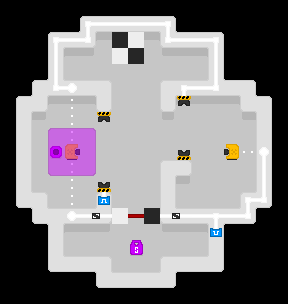

Rendered tile map (Tiled .tmx) drawn with the repository's tilesets; below, a short description and the full map source, tile grids included:
An orthogonal 18x19 tile map with 16x16 px tiles, 4 tile layers (layer1, layer2, objects, layer5), 1 hidden layer not drawn.

<map version="1.5" tiledversion="1.7.2" orientation="orthogonal" renderorder="right-down" width="18" height="19" tilewidth="16" tileheight="16" infinite="0" nextlayerid="6" nextobjectid="1">
 <tileset firstgid="1" source="../../porthole-tileset.tsx" />
 <layer id="1" name="layer1" width="18" height="19">
  <data encoding="csv">
1,1,1,1,1,1,1,1,1,1,1,1,1,1,1,1,1,1,
1,1,1,1,1,33,33,33,33,33,33,1,1,1,1,1,1,1,
1,1,1,33,33,33,2,2,2,2,33,33,33,33,1,1,1,1,
1,1,1,33,2,2,2,2,2,2,2,2,2,33,1,1,1,1,
1,1,1,33,2,2,2,2,2,2,2,2,2,33,1,1,1,1,
1,1,33,33,33,33,33,2,2,2,33,33,33,33,33,33,1,1,
1,33,33,2,2,2,33,2,2,2,33,2,2,2,2,33,33,1,
1,33,2,2,2,2,2,2,2,2,2,2,2,2,2,2,33,1,
1,33,2,2,2,2,2,2,2,2,2,2,2,2,2,2,33,1,
1,33,2,2,2,2,2,2,2,2,2,2,2,2,2,2,33,1,
1,33,2,2,2,2,2,2,2,2,33,33,2,2,2,2,33,1,
1,33,2,2,2,2,2,2,2,2,33,2,2,2,2,2,33,1,
1,33,33,2,2,2,33,2,2,2,33,2,2,2,2,33,33,1,
1,1,33,33,33,33,33,2,2,2,33,33,33,33,33,33,1,1,
1,1,1,33,2,2,2,2,2,2,2,2,2,33,1,1,1,1,
1,1,1,33,2,2,2,2,2,2,2,2,2,33,1,1,1,1,
1,1,1,33,33,33,33,2,2,2,33,33,33,33,1,1,1,1,
1,1,1,1,1,1,33,33,33,33,33,1,1,1,1,1,1,1,
1,1,1,1,1,1,1,1,1,1,1,1,1,1,1,1,1,1
</data>
 </layer>
 <layer id="4" name="layer2" width="18" height="19">
  <data encoding="csv">
0,0,0,0,0,0,0,0,0,0,0,0,0,0,0,0,0,0,
0,0,0,0,11,37,66,66,66,66,38,12,0,0,0,0,0,0,
0,0,0,37,66,40,97,47,48,99,39,66,66,38,0,0,0,0,
0,0,0,34,97,101,0,77,78,0,100,98,99,34,0,0,0,0,
0,0,11,34,72,0,0,0,0,0,0,0,71,34,12,0,0,0,
0,11,37,135,66,66,8,0,0,0,7,66,66,135,66,38,12,0,
0,37,40,97,109,99,36,0,0,0,36,97,98,98,99,39,38,0,
0,34,133,0,108,0,102,0,0,0,102,0,0,0,0,132,34,0,
0,34,0,0,108,0,0,0,0,0,0,0,0,0,0,0,34,0,
0,34,0,0,0,0,0,0,0,0,0,0,0,0,0,140,34,0,
0,34,0,0,108,0,0,0,0,0,7,68,0,0,0,0,34,0,
0,34,72,0,108,0,0,0,0,0,34,133,0,0,0,71,34,0,
0,69,8,72,108,71,35,0,0,0,34,72,0,0,71,7,70,0,
0,43,69,137,66,66,40,0,0,0,39,66,66,137,66,70,44,0,
0,0,43,34,97,98,101,0,0,0,100,98,99,34,44,0,0,0,
0,0,0,34,72,0,0,0,0,0,0,0,71,34,0,0,0,0,
0,0,0,69,66,66,8,72,0,71,7,66,66,70,0,0,0,0,
0,0,0,0,0,43,69,66,66,66,70,44,0,0,0,0,0,0,
0,0,0,0,0,0,0,0,0,0,0,0,0,0,0,0,0,0
</data>
 </layer>
 <layer id="2" name="objects" width="18" height="19">
  <data encoding="csv">
0,0,0,0,0,0,0,0,0,0,0,0,0,0,0,0,0,0,
0,0,0,0,0,196,165,165,165,165,198,0,0,0,0,0,0,0,
0,0,0,196,165,262,0,0,0,0,260,165,165,198,0,0,0,0,
0,0,0,166,0,0,0,0,0,0,0,0,0,166,0,0,0,0,
0,0,0,166,0,0,0,0,0,0,0,0,0,166,0,0,0,0,
0,0,0,260,199,0,0,0,0,0,0,196,165,262,0,0,0,0,
0,0,0,0,0,0,0,0,0,0,0,293,0,0,0,0,0,0,
0,0,0,0,0,0,293,0,0,0,0,0,0,0,0,0,0,0,
0,0,0,0,0,0,0,0,0,0,0,0,0,0,0,0,0,0,
0,0,0,393,257,0,0,0,0,0,0,325,0,0,290,0,263,0,
0,0,0,0,0,0,0,0,0,0,0,0,0,0,0,0,166,0,
0,0,0,0,0,0,325,0,0,0,0,0,0,0,0,0,166,0,
0,0,0,0,0,0,487,0,0,0,0,0,0,0,0,196,262,0,
0,0,0,0,231,266,267,385,323,386,266,267,165,197,165,262,0,0,
0,0,0,0,0,0,0,0,0,0,0,0,0,486,0,0,0,0,
0,0,0,0,0,0,0,0,234,0,0,0,0,0,0,0,0,0,
0,0,0,0,0,0,0,0,0,0,0,0,0,0,0,0,0,0,
0,0,0,0,0,0,0,0,0,0,0,0,0,0,0,0,0,0,
0,0,0,0,0,0,0,0,0,0,0,0,0,0,0,0,0,0
</data>
 </layer>
 <layer id="5" name="collision" width="18" height="19" visible="0">
  <data encoding="csv">
0,0,0,0,0,0,0,0,0,0,0,0,0,0,0,0,0,0,
0,0,0,0,0,17,17,17,17,17,17,0,0,0,0,0,0,0,
0,0,0,17,17,17,0,17,17,0,17,17,17,17,0,0,0,0,
0,0,0,17,0,0,0,0,0,0,0,0,0,17,0,0,0,0,
0,0,0,17,0,0,0,0,0,0,0,0,0,17,0,0,0,0,
0,0,17,17,17,17,17,0,0,0,17,17,17,17,17,17,0,0,
0,17,17,0,0,0,17,0,0,0,17,19,0,0,0,17,17,0,
0,17,0,0,0,0,19,0,0,0,0,0,0,0,0,0,17,0,
0,17,0,0,0,0,0,0,0,0,0,0,0,0,0,0,17,0,
0,17,0,114,82,0,0,0,0,0,0,21,0,0,81,0,17,0,
0,17,0,0,0,0,0,0,0,0,17,17,0,0,0,0,17,0,
0,17,0,0,0,0,21,0,0,0,17,0,0,0,0,0,17,0,
0,17,17,0,0,0,17,0,0,0,17,0,0,0,0,17,17,0,
0,0,17,17,17,17,17,22,113,20,17,17,17,17,17,17,0,0,
0,0,0,17,0,0,0,0,0,0,0,0,0,17,0,0,0,0,
0,0,0,17,0,0,0,0,54,0,0,0,0,17,0,0,0,0,
0,0,0,17,17,17,17,0,0,0,17,17,17,17,0,0,0,0,
0,0,0,0,0,0,17,17,17,17,17,0,0,0,0,0,0,0,
0,0,0,0,0,0,0,0,0,0,0,0,0,0,0,0,0,0
</data>
 </layer>
 <layer id="3" name="layer5" width="18" height="19">
  <data encoding="csv">
0,0,0,0,0,0,0,0,0,0,0,0,0,0,0,0,0,0,
0,0,0,0,0,0,0,0,0,0,0,0,0,0,0,0,0,0,
0,0,0,0,0,0,0,0,0,0,0,0,0,0,0,0,0,0,
0,0,0,0,0,0,0,0,0,0,0,0,0,0,0,0,0,0,
0,0,0,0,0,0,0,0,0,0,0,0,0,0,0,0,0,0,
0,0,0,0,0,0,0,0,0,0,0,0,0,0,0,0,0,0,
0,0,0,0,0,0,0,0,0,0,0,0,0,0,0,0,0,0,
0,0,0,0,0,0,0,0,0,0,0,0,0,0,0,0,0,0,
0,0,0,424,425,426,0,0,0,0,0,0,0,0,0,0,0,0,
0,0,0,456,457,458,0,0,0,0,0,0,0,0,0,0,0,0,
0,0,0,488,489,490,0,0,0,0,0,0,0,0,0,0,0,0,
0,0,0,0,0,0,0,0,0,0,0,0,0,0,0,0,0,0,
0,0,0,0,0,0,0,0,0,0,0,0,0,0,0,0,0,0,
0,0,0,0,0,0,0,0,0,0,0,0,0,0,0,0,0,0,
0,0,0,0,0,0,0,0,0,0,0,0,0,0,0,0,0,0,
0,0,0,0,0,0,0,0,0,0,0,0,0,0,0,0,0,0,
0,0,0,0,0,0,0,0,0,0,0,0,0,0,0,0,0,0,
0,0,0,0,0,0,0,0,0,0,0,0,0,0,0,0,0,0,
0,0,0,0,0,0,0,0,0,0,0,0,0,0,0,0,0,0
</data>
 </layer>
</map>
